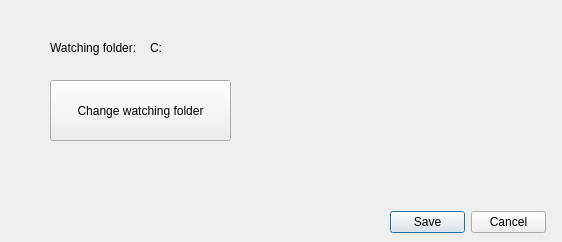
<?xml version="1.0" encoding="UTF-8"?>
<ui version="4.0">
 <class>Dialog</class>
 <widget class="QDialog" name="Dialog">
  <property name="geometry">
   <rect>
    <x>0</x>
    <y>0</y>
    <width>562</width>
    <height>242</height>
   </rect>
  </property>
  <property name="windowTitle">
   <string>Dialog</string>
  </property>
  <property name="modal">
   <bool>true</bool>
  </property>
  <widget class="QDialogButtonBox" name="buttonBox">
   <property name="geometry">
    <rect>
     <x>390</x>
     <y>210</y>
     <width>156</width>
     <height>24</height>
    </rect>
   </property>
   <property name="standardButtons">
    <set>QDialogButtonBox::Cancel|QDialogButtonBox::Save</set>
   </property>
  </widget>
  <widget class="QLabel" name="watchLblTxt">
   <property name="geometry">
    <rect>
     <x>50</x>
     <y>40</y>
     <width>91</width>
     <height>16</height>
    </rect>
   </property>
   <property name="text">
    <string>Watching folder:</string>
   </property>
  </widget>
  <widget class="QLabel" name="watchLbl">
   <property name="geometry">
    <rect>
     <x>150</x>
     <y>40</y>
     <width>331</width>
     <height>16</height>
    </rect>
   </property>
   <property name="text">
    <string>C:</string>
   </property>
  </widget>
  <widget class="QToolButton" name="changFolderBtn">
   <property name="geometry">
    <rect>
     <x>50</x>
     <y>80</y>
     <width>181</width>
     <height>61</height>
    </rect>
   </property>
   <property name="text">
    <string>Change watching folder</string>
   </property>
  </widget>
 </widget>
 <resources/>
 <connections/>
</ui>
